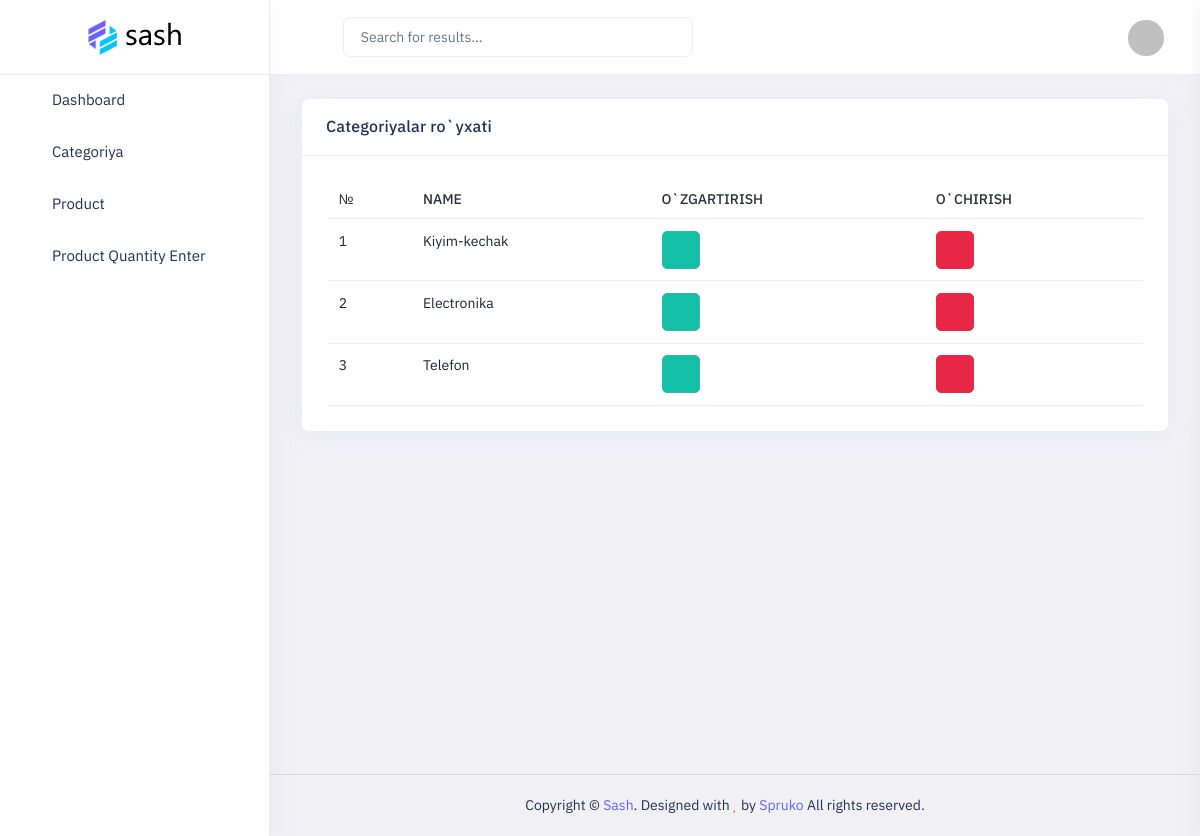
/dashboard/dashboard/category/list/, run on an earlier commit of the app's database.
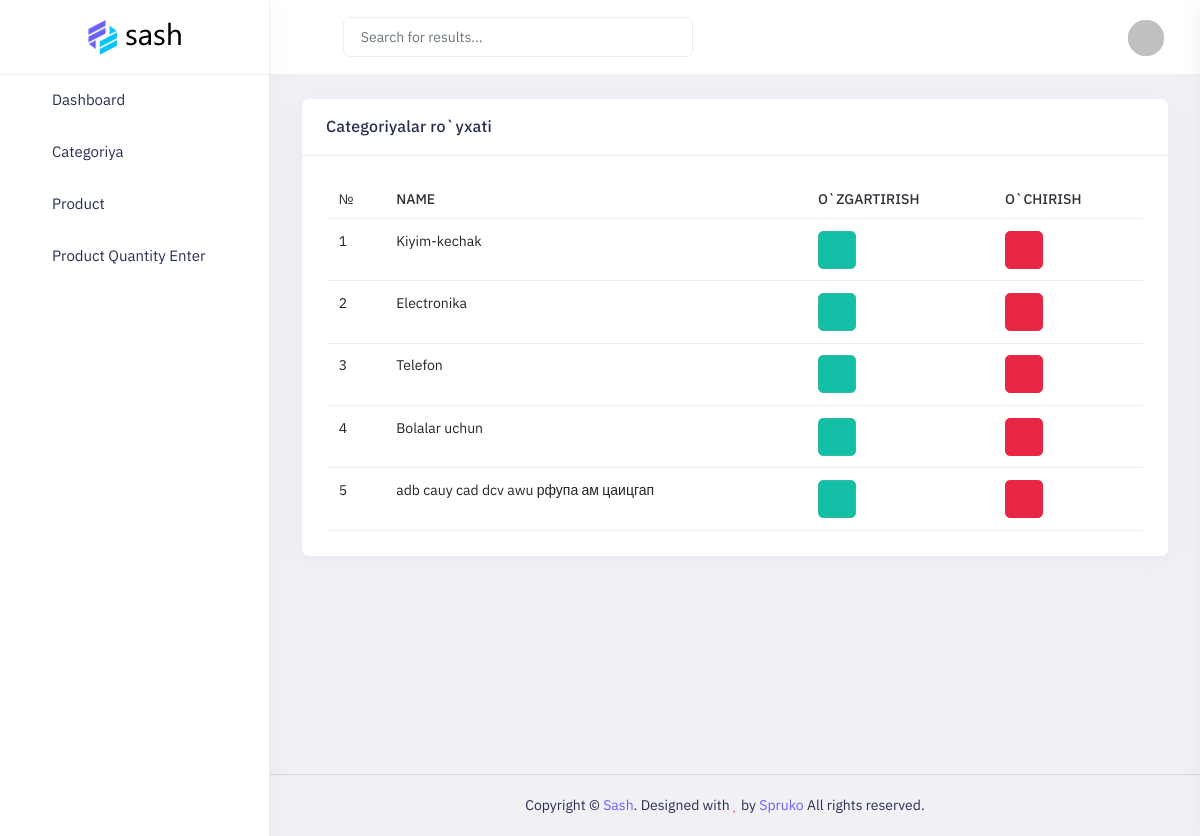
And on a later commit of the database.
### main/models.py (models this page shows, shortened)
class Category(models.Model):
    name = models.CharField(max_length=255, unique=True)
    slug = models.SlugField(blank=True)

### dashboard/views.py (the view)
# urls.py: path('dashboard/category/list/', views.category_list, name='category'),
def category_list(request):
    categorys = models.Category.objects.all()
    return render(request, 'dashboard/category/list.html', {'categorys':categorys})

### dashboard/templates/dashboard/category/list.html (shortened to what the changed rows need)
{% load static %}
<!doctype html>
<html lang="en" dir="ltr">
<head>
    <link id="style" href="{% static 'dashboard/plugins/bootstrap/css/bootstrap.min.css' %}" rel="stylesheet">
     <link href="{% static 'dashboard/css/style.css' %}" rel="stylesheet">
    <link href="{% static 'dashboard/css/plugins.css' %}" rel="stylesheet">
    <link href="{% static 'dashboard/css/icons.css' %}" rel="stylesheet">
    <link href="{% static 'dashboard/switcher/css/switcher.css' %}" rel="stylesheet">
    <link href="{% static 'dashboard/switcher/demo.css' %}" rel="stylesheet">
</head>
<body class="app sidebar-mini ltr light-mode">
    <div class="page">
        <div class="page-main">
            <div class="main-content app-content mt-0">
                <div class="side-app">
                    <div class="main-container container-fluid">
                        <div class="page-header">
                            <h1 class="page-title">Categoriyalar</h1>
                        </div>
                        <div class="row">
                            <div class="col-xl-6">
                                <div class="card">
                                    <div class="card-body">
                                        <div class="table-responsive">
                                            <table class="table text-nowrap text-md-nowrap mb-0">
                                                <thead>
                                                    <tr>
                                                        <th>№</th>
                                                        <th>Name</th>
                                                        <th>O`zgartirish</th>
                                                        <th>O`chirish</th>
                                                    </tr>
                                                </thead>
                                                <tbody>
                                                    {% for category in categorys %}
                                                    <tr>
                                                        <td>{{forloop.counter}}</td>
                                                        <td>{{category.name}}</td>
                                                        <td><a href="{% url 'dashboard:category_update' category.id %}" class="btn btn-icon  btn-success" style="color: white;"><i class="fa fa-arrow-right"></i></a></td>
                                                        <td><a href="{% url 'dashboard:category_delete' category.id %}" class="btn btn-icon  btn-danger"><i class="fe fe-trash"></i></a></td>
                                                    </tr>
                                                    {% endfor %}
                                                </tbody>
                                            </table>
                                        </div>
                                    </div>
                                </div>
                            </div>
                        </div>
                    </div>
                </div>
            </div>
        </div>
</body>
</html>

What changed in the data, as far as the page shows it:
added Category: name "Bolalar uchun"
added Category: name "adb cauy cad dcv awu рфупа ам цаицгап"
